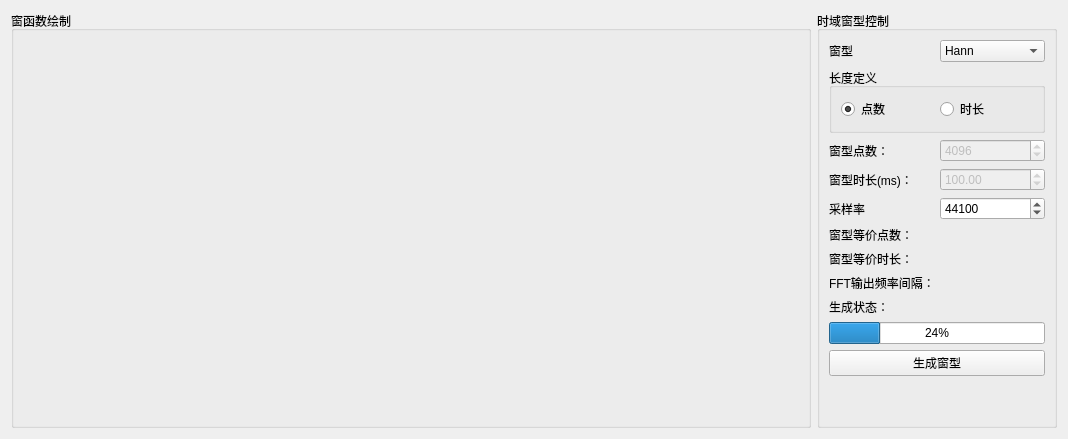
           <widget class="QWidget" name="tab_GenWndPt">
            <attribute name="title">
             <string>窗函数</string>
            </attribute>
            <layout class="QHBoxLayout" name="horizontalLayout_22">
             <item>
              <widget class="QGroupBox" name="groupBox_baseSig_chart">
               <property name="sizePolicy">
                <sizepolicy hsizetype="Expanding" vsizetype="Expanding">
                 <horstretch>0</horstretch>
                 <verstretch>0</verstretch>
                </sizepolicy>
               </property>
               <property name="minimumSize">
                <size>
                 <width>800</width>
                 <height>250</height>
                </size>
               </property>
               <property name="maximumSize">
                <size>
                 <width>1980</width>
                 <height>440</height>
                </size>
               </property>
               <property name="title">
                <string>窗函数绘制</string>
               </property>
               <layout class="QHBoxLayout" name="HLayout_FFTWnd_TimeCht"/>
              </widget>
             </item>
             <item>
              <widget class="QGroupBox" name="groupBox_5">
               <property name="minimumSize">
                <size>
                 <width>240</width>
                 <height>0</height>
                </size>
               </property>
               <property name="maximumSize">
                <size>
                 <width>240</width>
                 <height>16777215</height>
                </size>
               </property>
               <property name="title">
                <string>时域窗型控制</string>
               </property>
               <layout class="QVBoxLayout" name="verticalLayout_3">
                <item>
                 <layout class="QHBoxLayout" name="horizontalLayout">
                  <item>
                   <widget class="QLabel" name="label">
                    <property name="text">
                     <string>窗型</string>
                    </property>
                   </widget>
                  </item>
                  <item>
                   <widget class="QComboBox" name="comboBox_WndType">
                    <property name="currentIndex">
                     <number>1</number>
                    </property>
                    <item>
                     <property name="text">
                      <string>矩形</string>
                     </property>
                    </item>
                    <item>
                     <property name="text">
                      <string>Hann</string>
                     </property>
                    </item>
                   </widget>
                  </item>
                 </layout>
                </item>
                <item>
                 <widget class="QGroupBox" name="groupBox_9">
                  <property name="title">
                   <string>长度定义</string>
                  </property>
                  <layout class="QHBoxLayout" name="horizontalLayout_8">
                   <item>
                    <widget class="QRadioButton" name="radioBtn_WndLengthType_Point">
                     <property name="text">
                      <string>点数</string>
                     </property>
                     <property name="checked">
                      <bool>true</bool>
                     </property>
                    </widget>
                   </item>
                   <item>
                    <widget class="QRadioButton" name="radioBtn_WndLengthType_Time">
                     <property name="text">
                      <string>时长</string>
                     </property>
                    </widget>
                   </item>
                  </layout>
                 </widget>
                </item>
                <item>
                 <layout class="QHBoxLayout" name="horizontalLayout_9">
                  <item>
                   <widget class="QLabel" name="label_WndLengthPoint">
                    <property name="text">
                     <string>窗型点数：</string>
                    </property>
                   </widget>
                  </item>
                  <item>
                   <widget class="QSpinBox" name="SBox_WndLengthPointCount">
                    <property name="enabled">
                     <bool>false</bool>
                    </property>
                    <property name="maximum">
                     <number>100000</number>
                    </property>
                    <property name="value">
                     <number>4096</number>
                    </property>
                   </widget>
                  </item>
                 </layout>
                </item>
                <item>
                 <layout class="QHBoxLayout" name="horizontalLayout_10">
                  <item>
                   <widget class="QLabel" name="label_WndLength_Time">
                    <property name="text">
                     <string>窗型时长(ms)：</string>
                    </property>
                   </widget>
                  </item>
                  <item>
                   <widget class="QDoubleSpinBox" name="DSBox_WndLength_TimeMSec">
                    <property name="enabled">
                     <bool>false</bool>
                    </property>
                    <property name="maximum">
                     <double>100000.000000000000000</double>
                    </property>
                    <property name="value">
                     <double>100.000000000000000</double>
                    </property>
                   </widget>
                  </item>
                 </layout>
                </item>
                <item>
                 <layout class="QHBoxLayout" name="horizontalLayout_12">
                  <item>
                   <widget class="QLabel" name="label_WndSampleRate">
                    <property name="text">
                     <string>采样率</string>
                    </property>
                   </widget>
                  </item>
                  <item>
                   <widget class="QSpinBox" name="SBox_WndSampleRate">
                    <property name="maximum">
                     <number>100000</number>
                    </property>
                    <property name="value">
                     <number>44100</number>
                    </property>
                   </widget>
                  </item>
                 </layout>
                </item>
                <item>
                 <widget class="QLabel" name="label_resultWndLength_Point">
                  <property name="text">
                   <string>窗型等价点数：</string>
                  </property>
                 </widget>
                </item>
                <item>
                 <widget class="QLabel" name="label_resultWndLength_Time">
                  <property name="text">
                   <string>窗型等价时长：</string>
                  </property>
                 </widget>
                </item>
                <item>
                 <widget class="QLabel" name="label_WndSTFTFreqDelta">
                  <property name="text">
                   <string>FFT输出频率间隔：</string>
                  </property>
                 </widget>
                </item>
                <item>
                 <widget class="QLabel" name="label_GenState">
                  <property name="text">
                   <string>生成状态：</string>
                  </property>
                 </widget>
                </item>
                <item>
                 <widget class="QProgressBar" name="progressBar_dataLoadState">
                  <property name="value">
                   <number>24</number>
                  </property>
                 </widget>
                </item>
                <item>
                 <widget class="QPushButton" name="btn_GenWndTimeGraph">
                  <property name="text">
                   <string>生成窗型</string>
                  </property>
                 </widget>
                </item>
                <item>
                 <spacer name="verticalSpacer_3">
                  <property name="orientation">
                   <enum>Qt::Vertical</enum>
                  </property>
                  <property name="sizeHint" stdset="0">
                   <size>
                    <width>20</width>
                    <height>40</height>
                   </size>
                  </property>
                 </spacer>
                </item>
               </layout>
              </widget>
             </item>
            </layout>
           </widget>
